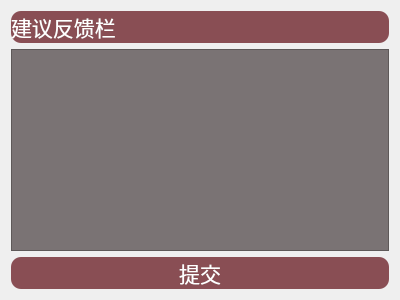
<?xml version="1.0" encoding="UTF-8"?>
<ui version="4.0">
 <class>Suggestions</class>
 <widget class="QWidget" name="Suggestions">
  <property name="geometry">
   <rect>
    <x>0</x>
    <y>0</y>
    <width>400</width>
    <height>300</height>
   </rect>
  </property>
  <property name="windowTitle">
   <string>Form</string>
  </property>
  <layout class="QGridLayout" name="gridLayout">
   <item row="2" column="0">
    <widget class="QPushButton" name="pushButton">
     <property name="styleSheet">
      <string notr="true">background-color:rgb(137, 78, 84);
border-radius:10px;
color:rgb(255, 255, 255);
font-family:'Roman, 华文行楷';
font-size:16pt</string>
     </property>
     <property name="text">
      <string>提交</string>
     </property>
    </widget>
   </item>
   <item row="0" column="0">
    <widget class="QLabel" name="label">
     <property name="styleSheet">
      <string notr="true">background-color:rgb(137, 78, 84);
border-radius:10px;
color:rgb(255, 255, 255);
font-family:'Roman, 华文行楷';
font-size:16pt</string>
     </property>
     <property name="text">
      <string>建议反馈栏</string>
     </property>
    </widget>
   </item>
   <item row="1" column="0">
    <widget class="QPlainTextEdit" name="plainTextEdit">
     <property name="styleSheet">
      <string notr="true">background-color:rgb(122, 115, 116)</string>
     </property>
    </widget>
   </item>
  </layout>
 </widget>
 <resources/>
 <connections/>
</ui>
